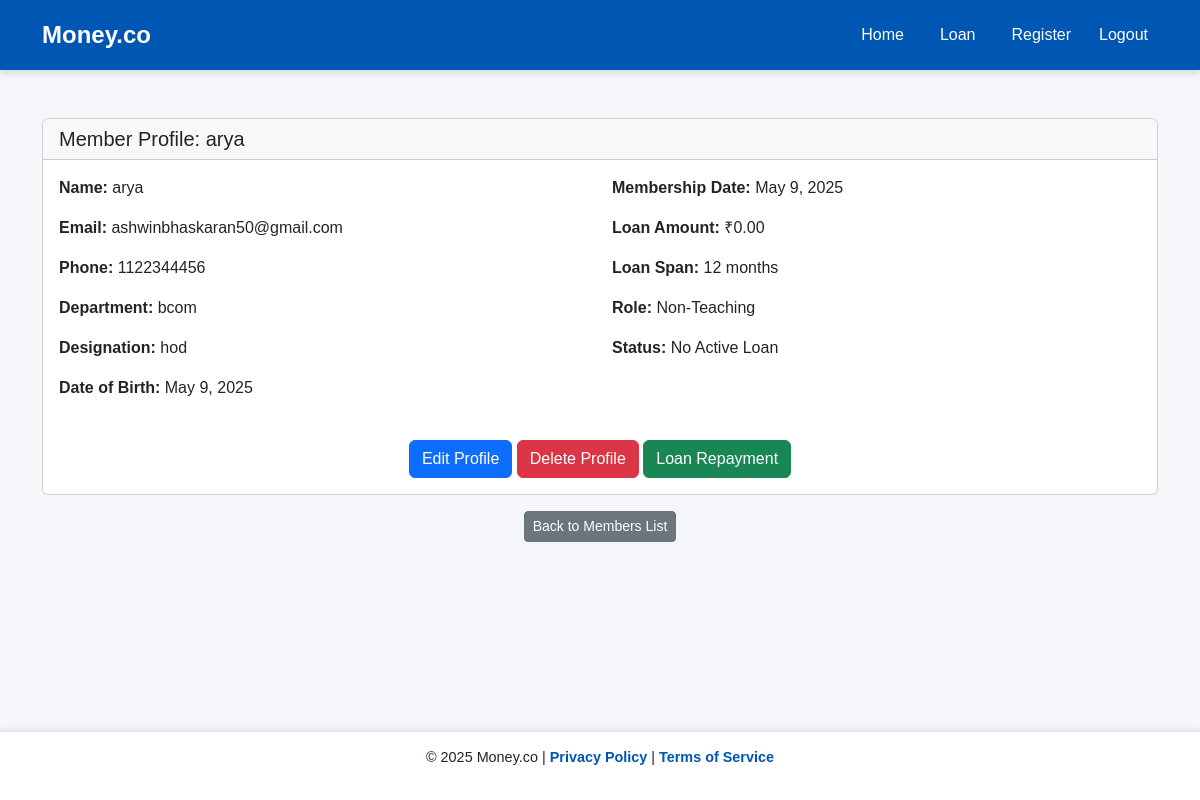
The app's page /details/14/ with its own data.
### moneyapp/models.py (models this page shows, shortened)
class Member(models.Model):
    ROLE_CHOICES = [
        ('Teaching', 'Teaching Staff'),
        ('Non-Teaching', 'Non-Teaching Staff'),
    ]
    name = models.CharField(max_length=100)
    member_id = models.CharField(max_length=50, unique=True)
    department = models.CharField(max_length=100, blank=True)
    designation = models.CharField(max_length=100, blank=True)
    mob = models.BigIntegerField()
    email = models.EmailField()
    dob = models.DateField()
    doj = models.DateField()
    doj_service = models.DateField()
    maximum_period = models.IntegerField()
    max_loan_amount = models.DecimalField(max_digits=10, decimal_places=2)
    city = models.CharField(max_length=100)
    pincode = models.CharField(max_length=10)
    role = models.CharField(max_length=20, choices=ROLE_CHOICES, default='Non-Teaching')
    has_loan = models.BooleanField(default=False)

### moneyapp/views.py (the view)
# urls.py: path('details/<int:member_id>/', views.detail_members, name='detail_members'),
def detail_members(request, member_id):
    member = get_object_or_404(Member, id=member_id)
    num_repayments = LoanRepayment.objects.filter(member=member).count()
    return render(request, 'detail_members.html', {'member': member, 'num_repayments': num_repayments})

### moneyapp/templates/detail_members.html (shortened to what this page needs)
{% extends 'base.html' %}
{% block content %}
<div class="container mt-5">
	<div class="card">
		<div class="card-header">
			<h5 class="mb-0">Member Profile: {{ member.name }}</h5>
		</div>
		<div class="card-body">
			<div class="row">
				<div class="col-md-6">
					<p><strong>Name:</strong> {{ member.name }}</p>
					<p><strong>Email:</strong> {{ member.email }}</p>
					<p><strong>Phone:</strong> {{ member.mob }}</p>
					<p><strong>Department:</strong> {{ member.department }}</p>
					<p><strong>Designation:</strong> {{ member.designation }}</p>
					<p><strong>Date of Birth:</strong> {{ member.dob }}</p>
				</div>
				<div class="col-md-6">
					<p><strong>Membership Date:</strong> {{ member.doj }}</p>
					<p><strong>Loan Amount:</strong> ₹{{ member.max_loan_amount }}</p>
					<p><strong>Loan Span:</strong> {{ member.maximum_period }} months</p>
					<p><strong>Role:</strong> {{ member.role }}</p>
					<p><strong>Status:</strong> {% if member.has_loan %}Loan Active{% else %}No Active Loan{% endif %}</p>
				</div>
			</div>
			<div class="text-center mt-4">
				<a href="{% url 'edit_member' member.id %}" class="btn btn-primary">Edit Profile</a>
				<a href="{% url 'delete_member' member.id %}" class="btn btn-danger" onclick="return confirm('Are you sure you want to delete this member?');">Delete Profile</a>
				<a href="{% url 'loan_repayment' member.id %}" class="btn btn-success">Loan Repayment</a>
			</div>
		</div>
	</div>
	<div class="text-center mt-3">
		<a href="{% url 'loan' %}" class="btn btn-sm btn-secondary">Back to Members List</a>
	</div>
</div>
{% endblock %}

### moneyapp/templates/base.html (style rules this page uses)
body { background-color: #f4f6f9; font-family: 'Arial', sans-serif; padding-bottom: 80px; }

### records on screen
Member: name "arya", email "ashwinbhaskaran50@gmail.com", mob "1122344456", department "bcom", designation "hod", dob "May 9, 2025", doj "May 9, 2025", max_loan_amount "0.00", maximum_period "12", role "Non-Teaching"
